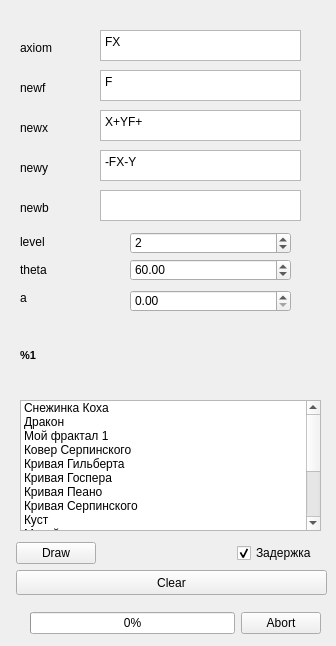
       <widget class="QWidget" name="tab_2">
        <attribute name="title">
         <string>L-Systems</string>
        </attribute>
        <widget class="QLabel" name="label_15">
         <property name="geometry">
          <rect>
           <x>20</x>
           <y>40</y>
           <width>63</width>
           <height>16</height>
          </rect>
         </property>
         <property name="text">
          <string>axiom</string>
         </property>
        </widget>
        <widget class="QPlainTextEdit" name="newx">
         <property name="geometry">
          <rect>
           <x>100</x>
           <y>110</y>
           <width>201</width>
           <height>31</height>
          </rect>
         </property>
         <property name="plainText">
          <string>X+YF+</string>
         </property>
        </widget>
        <widget class="QPlainTextEdit" name="axiom">
         <property name="geometry">
          <rect>
           <x>100</x>
           <y>30</y>
           <width>201</width>
           <height>31</height>
          </rect>
         </property>
         <property name="plainText">
          <string>FX</string>
         </property>
        </widget>
        <widget class="QPlainTextEdit" name="newf">
         <property name="geometry">
          <rect>
           <x>100</x>
           <y>70</y>
           <width>201</width>
           <height>31</height>
          </rect>
         </property>
         <property name="plainText">
          <string>F</string>
         </property>
        </widget>
        <widget class="QLabel" name="label_17">
         <property name="geometry">
          <rect>
           <x>20</x>
           <y>120</y>
           <width>63</width>
           <height>16</height>
          </rect>
         </property>
         <property name="text">
          <string>newx</string>
         </property>
        </widget>
        <widget class="QLabel" name="label_16">
         <property name="geometry">
          <rect>
           <x>20</x>
           <y>80</y>
           <width>63</width>
           <height>16</height>
          </rect>
         </property>
         <property name="text">
          <string>newf</string>
         </property>
        </widget>
        <widget class="QPlainTextEdit" name="newy">
         <property name="geometry">
          <rect>
           <x>100</x>
           <y>150</y>
           <width>201</width>
           <height>31</height>
          </rect>
         </property>
         <property name="plainText">
          <string>-FX-Y</string>
         </property>
        </widget>
        <widget class="QLabel" name="label_18">
         <property name="geometry">
          <rect>
           <x>20</x>
           <y>160</y>
           <width>63</width>
           <height>16</height>
          </rect>
         </property>
         <property name="text">
          <string>newy</string>
         </property>
        </widget>
        <widget class="QListWidget" name="listWidget">
         <property name="geometry">
          <rect>
           <x>20</x>
           <y>400</y>
           <width>301</width>
           <height>131</height>
          </rect>
         </property>
         <item>
          <property name="text">
           <string>Снежинка Коха</string>
          </property>
         </item>
         <item>
          <property name="text">
           <string>Дракон</string>
          </property>
         </item>
         <item>
          <property name="text">
           <string>Мой фрактал 1</string>
          </property>
         </item>
         <item>
          <property name="text">
           <string>Ковер Серпинского</string>
          </property>
         </item>
         <item>
          <property name="text">
           <string>Кривая Гильберта</string>
          </property>
         </item>
         <item>
          <property name="text">
           <string>Кривая Госпера</string>
          </property>
         </item>
         <item>
          <property name="text">
           <string>Кривая Пеано</string>
          </property>
         </item>
         <item>
          <property name="text">
           <string>Кривая Серпинского</string>
          </property>
         </item>
         <item>
          <property name="text">
           <string>Куст</string>
          </property>
         </item>
         <item>
          <property name="text">
           <string>Мозайка</string>
          </property>
         </item>
         <item>
          <property name="text">
           <string>Остров</string>
          </property>
         </item>
         <item>
          <property name="text">
           <string>Снежинка</string>
          </property>
         </item>
         <item>
          <property name="text">
           <string>Снежинка Коха</string>
          </property>
         </item>
         <item>
          <property name="text">
           <string>Сорняк</string>
          </property>
         </item>
         <item>
          <property name="text">
           <string>Цветок</string>
          </property>
         </item>
         <item>
          <property name="text">
           <string>Цепочка</string>
          </property>
         </item>
        </widget>
        <widget class="QLabel" name="outputWord">
         <property name="geometry">
          <rect>
           <x>20</x>
           <y>320</y>
           <width>281</width>
           <height>71</height>
          </rect>
         </property>
         <property name="font">
          <font>
           <pointsize>8</pointsize>
          </font>
         </property>
         <property name="text">
          <string>&lt;html&gt;&lt;head/&gt;&lt;body&gt;&lt;p&gt;&lt;span style=&quot; font-weight:600;&quot;&gt;%1&lt;/span&gt;&lt;/p&gt;&lt;/body&gt;&lt;/html&gt;</string>
         </property>
         <property name="wordWrap">
          <bool>true</bool>
         </property>
        </widget>
        <widget class="QSpinBox" name="level">
         <property name="geometry">
          <rect>
           <x>130</x>
           <y>232</y>
           <width>161</width>
           <height>22</height>
          </rect>
         </property>
         <property name="value">
          <number>2</number>
         </property>
        </widget>
        <widget class="QLabel" name="level_2">
         <property name="geometry">
          <rect>
           <x>20</x>
           <y>234</y>
           <width>63</width>
           <height>16</height>
          </rect>
         </property>
         <property name="text">
          <string>level</string>
         </property>
        </widget>
        <widget class="QLabel" name="label_19">
         <property name="geometry">
          <rect>
           <x>20</x>
           <y>262</y>
           <width>63</width>
           <height>16</height>
          </rect>
         </property>
         <property name="text">
          <string>theta</string>
         </property>
        </widget>
        <widget class="QDoubleSpinBox" name="theta">
         <property name="geometry">
          <rect>
           <x>130</x>
           <y>259</y>
           <width>161</width>
           <height>22</height>
          </rect>
         </property>
         <property name="value">
          <double>60.000000000000000</double>
         </property>
        </widget>
        <widget class="QLabel" name="label_20">
         <property name="geometry">
          <rect>
           <x>20</x>
           <y>290</y>
           <width>71</width>
           <height>16</height>
          </rect>
         </property>
         <property name="text">
          <string>a</string>
         </property>
        </widget>
        <widget class="QDoubleSpinBox" name="a">
         <property name="geometry">
          <rect>
           <x>130</x>
           <y>290</y>
           <width>161</width>
           <height>22</height>
          </rect>
         </property>
         <property name="value">
          <double>0.000000000000000</double>
         </property>
        </widget>
        <widget class="QPlainTextEdit" name="newb">
         <property name="geometry">
          <rect>
           <x>100</x>
           <y>190</y>
           <width>201</width>
           <height>31</height>
          </rect>
         </property>
         <property name="plainText">
          <string/>
         </property>
        </widget>
        <widget class="QLabel" name="label_21">
         <property name="geometry">
          <rect>
           <x>20</x>
           <y>200</y>
           <width>63</width>
           <height>16</height>
          </rect>
         </property>
         <property name="text">
          <string>newb</string>
         </property>
        </widget>
        <widget class="QPushButton" name="clearButton">
         <property name="geometry">
          <rect>
           <x>16</x>
           <y>570</y>
           <width>311</width>
           <height>25</height>
          </rect>
         </property>
         <property name="text">
          <string>Clear</string>
         </property>
        </widget>
        <widget class="QWidget" name="layoutWidget">
         <property name="geometry">
          <rect>
           <x>30</x>
           <y>610</y>
           <width>291</width>
           <height>27</height>
          </rect>
         </property>
         <layout class="QHBoxLayout" name="horizontalLayout_2">
          <item>
           <widget class="QProgressBar" name="progressBar_2">
            <property name="value">
             <number>0</number>
            </property>
           </widget>
          </item>
          <item>
           <widget class="QPushButton" name="abortBut_2">
            <property name="text">
             <string>Abort</string>
            </property>
           </widget>
          </item>
         </layout>
        </widget>
        <widget class="QWidget" name="layoutWidget">
         <property name="geometry">
          <rect>
           <x>16</x>
           <y>540</y>
           <width>301</width>
           <height>27</height>
          </rect>
         </property>
         <layout class="QHBoxLayout" name="horizontalLayout_4">
          <item>
           <widget class="QPushButton" name="drawButton_2">
            <property name="text">
             <string>Draw</string>
            </property>
           </widget>
          </item>
          <item>
           <spacer name="horizontalSpacer_2">
            <property name="orientation">
             <enum>Qt::Horizontal</enum>
            </property>
            <property name="sizeHint" stdset="0">
             <size>
              <width>40</width>
              <height>20</height>
             </size>
            </property>
           </spacer>
          </item>
          <item>
           <widget class="QCheckBox" name="delay">
            <property name="text">
             <string>Задержка</string>
            </property>
            <property name="checked">
             <bool>true</bool>
            </property>
           </widget>
          </item>
         </layout>
        </widget>
       </widget>
